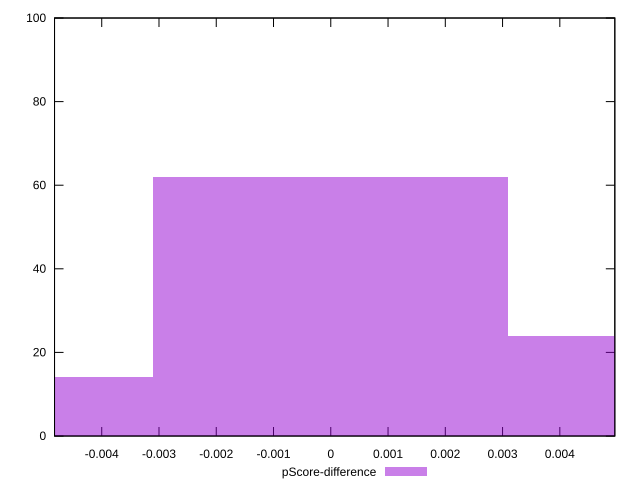

Source code (gnuplot):
reset

$pScoreDifference <<EOF
0.0062043942546008285 24
0 62
-0.0062043942546008285 14
EOF

set key outside below
set boxwidth 0.0062043942546008285
set xrange [-0.004824241383307171:0.0049604753320182104]
set yrange [0:100]
set trange [0:100]
set style fill transparent solid 0.5 noborder
set terminal svg size 640, 490 enhanced background rgb 'white'
set output "report_00009_2021-02-08T22-37-41.559Z/mainthread-work-breakdown/samples/pages+cached/pScore-difference/histogram.svg"

plot $pScoreDifference title "pScore-difference" with boxes

reset
